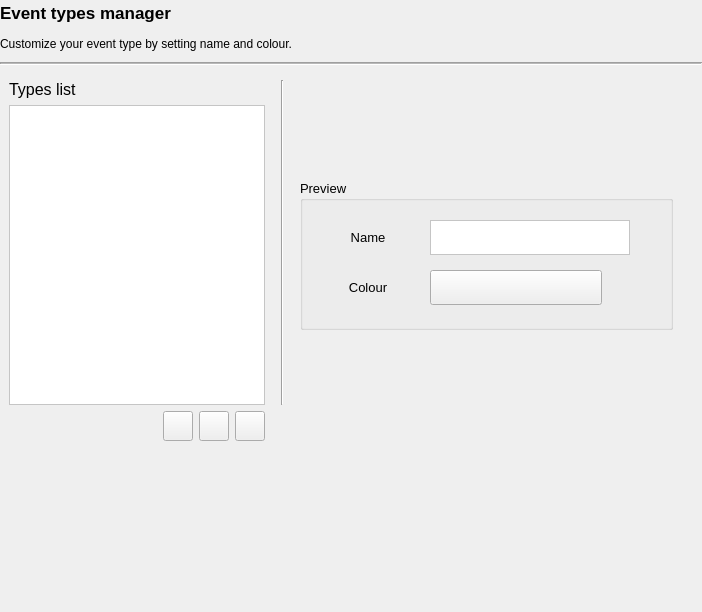
<?xml version="1.0" encoding="UTF-8"?>
<ui version="4.0">
 <class>Form</class>
 <widget class="QWidget" name="Form">
  <property name="geometry">
   <rect>
    <x>0</x>
    <y>0</y>
    <width>702</width>
    <height>612</height>
   </rect>
  </property>
  <property name="windowTitle">
   <string>Form</string>
  </property>
  <layout class="QGridLayout" name="gridLayout">
   <property name="leftMargin">
    <number>0</number>
   </property>
   <property name="topMargin">
    <number>0</number>
   </property>
   <property name="rightMargin">
    <number>0</number>
   </property>
   <property name="bottomMargin">
    <number>0</number>
   </property>
   <item row="2" column="0" colspan="2">
    <widget class="Line" name="line">
     <property name="frameShadow">
      <enum>QFrame::Sunken</enum>
     </property>
     <property name="lineWidth">
      <number>1</number>
     </property>
     <property name="midLineWidth">
      <number>1</number>
     </property>
     <property name="orientation">
      <enum>Qt::Horizontal</enum>
     </property>
    </widget>
   </item>
   <item row="3" column="0" colspan="2">
    <widget class="QScrollArea" name="scrollArea">
     <property name="frameShape">
      <enum>QFrame::NoFrame</enum>
     </property>
     <property name="widgetResizable">
      <bool>true</bool>
     </property>
     <widget class="QWidget" name="scrollAreaWidgetContents">
      <property name="geometry">
       <rect>
        <x>0</x>
        <y>0</y>
        <width>702</width>
        <height>541</height>
       </rect>
      </property>
      <layout class="QGridLayout" name="gridLayout_5">
       <item row="0" column="0">
        <layout class="QGridLayout" name="gridLayout_3" columnstretch="0,0,0,0,0,1,0">
         <item row="1" column="5">
          <layout class="QGridLayout" name="gridLayout_6">
           <item row="0" column="0" colspan="2">
            <spacer name="verticalSpacer_3">
             <property name="orientation">
              <enum>Qt::Vertical</enum>
             </property>
             <property name="sizeHint" stdset="0">
              <size>
               <width>20</width>
               <height>40</height>
              </size>
             </property>
            </spacer>
           </item>
           <item row="2" column="0" colspan="2">
            <spacer name="verticalSpacer_2">
             <property name="orientation">
              <enum>Qt::Vertical</enum>
             </property>
             <property name="sizeHint" stdset="0">
              <size>
               <width>20</width>
               <height>40</height>
              </size>
             </property>
            </spacer>
           </item>
           <item row="1" column="0" colspan="2">
            <widget class="QGroupBox" name="groupBox">
             <property name="minimumSize">
              <size>
               <width>0</width>
               <height>150</height>
              </size>
             </property>
             <property name="maximumSize">
              <size>
               <width>16777215</width>
               <height>150</height>
              </size>
             </property>
             <property name="font">
              <font>
               <pointsize>10</pointsize>
              </font>
             </property>
             <property name="title">
              <string>Preview</string>
             </property>
             <widget class="QLabel" name="label">
              <property name="geometry">
               <rect>
                <x>20</x>
                <y>40</y>
                <width>96</width>
                <height>35</height>
               </rect>
              </property>
              <property name="font">
               <font>
                <pointsize>10</pointsize>
               </font>
              </property>
              <property name="text">
               <string>Name</string>
              </property>
              <property name="alignment">
               <set>Qt::AlignCenter</set>
              </property>
             </widget>
             <widget class="QLabel" name="label_2">
              <property name="geometry">
               <rect>
                <x>20</x>
                <y>90</y>
                <width>96</width>
                <height>35</height>
               </rect>
              </property>
              <property name="font">
               <font>
                <pointsize>10</pointsize>
               </font>
              </property>
              <property name="text">
               <string>Colour</string>
              </property>
              <property name="alignment">
               <set>Qt::AlignCenter</set>
              </property>
             </widget>
             <widget class="QTextEdit" name="typeNameTextEdit">
              <property name="geometry">
               <rect>
                <x>130</x>
                <y>40</y>
                <width>200</width>
                <height>35</height>
               </rect>
              </property>
              <property name="minimumSize">
               <size>
                <width>200</width>
                <height>35</height>
               </size>
              </property>
              <property name="maximumSize">
               <size>
                <width>200</width>
                <height>35</height>
               </size>
              </property>
              <property name="font">
               <font>
                <pointsize>10</pointsize>
               </font>
              </property>
              <property name="styleSheet">
               <string notr="true">background-color: rgb(255,255,255);</string>
              </property>
             </widget>
             <widget class="QPushButton" name="typeColourBtn">
              <property name="geometry">
               <rect>
                <x>130</x>
                <y>90</y>
                <width>172</width>
                <height>35</height>
               </rect>
              </property>
              <property name="minimumSize">
               <size>
                <width>0</width>
                <height>35</height>
               </size>
              </property>
              <property name="maximumSize">
               <size>
                <width>16777215</width>
                <height>35</height>
               </size>
              </property>
              <property name="text">
               <string/>
              </property>
             </widget>
            </widget>
           </item>
          </layout>
         </item>
         <item row="0" column="6" rowspan="2">
          <spacer name="horizontalSpacer_9">
           <property name="orientation">
            <enum>Qt::Horizontal</enum>
           </property>
           <property name="sizeType">
            <enum>QSizePolicy::Fixed</enum>
           </property>
           <property name="sizeHint" stdset="0">
            <size>
             <width>20</width>
             <height>20</height>
            </size>
           </property>
          </spacer>
         </item>
         <item row="0" column="4" rowspan="2">
          <spacer name="horizontalSpacer_8">
           <property name="orientation">
            <enum>Qt::Horizontal</enum>
           </property>
           <property name="sizeType">
            <enum>QSizePolicy::Fixed</enum>
           </property>
           <property name="sizeHint" stdset="0">
            <size>
             <width>10</width>
             <height>20</height>
            </size>
           </property>
          </spacer>
         </item>
         <item row="0" column="3" rowspan="2">
          <widget class="Line" name="line_2">
           <property name="orientation">
            <enum>Qt::Vertical</enum>
           </property>
          </widget>
         </item>
         <item row="0" column="1">
          <widget class="QLabel" name="sectionTitleLabel_1">
           <property name="font">
            <font>
             <pointsize>12</pointsize>
            </font>
           </property>
           <property name="text">
            <string>Types list</string>
           </property>
          </widget>
         </item>
         <item row="1" column="1">
          <widget class="QListWidget" name="typesListWidget">
           <property name="minimumSize">
            <size>
             <width>0</width>
             <height>300</height>
            </size>
           </property>
           <property name="maximumSize">
            <size>
             <width>350</width>
             <height>300</height>
            </size>
           </property>
           <property name="font">
            <font>
             <pointsize>10</pointsize>
            </font>
           </property>
           <property name="styleSheet">
            <string notr="true">background-color: rgb(255,255,255);</string>
           </property>
          </widget>
         </item>
         <item row="2" column="1">
          <layout class="QGridLayout" name="gridLayout_10">
           <item row="0" column="2">
            <widget class="QPushButton" name="removeTypeBtn">
             <property name="minimumSize">
              <size>
               <width>30</width>
               <height>30</height>
              </size>
             </property>
             <property name="maximumSize">
              <size>
               <width>30</width>
               <height>30</height>
              </size>
             </property>
             <property name="text">
              <string/>
             </property>
            </widget>
           </item>
           <item row="0" column="3">
            <widget class="QPushButton" name="editTypeBtn">
             <property name="minimumSize">
              <size>
               <width>30</width>
               <height>30</height>
              </size>
             </property>
             <property name="maximumSize">
              <size>
               <width>30</width>
               <height>30</height>
              </size>
             </property>
             <property name="text">
              <string/>
             </property>
            </widget>
           </item>
           <item row="0" column="1">
            <widget class="QPushButton" name="addTypeBtn">
             <property name="minimumSize">
              <size>
               <width>30</width>
               <height>30</height>
              </size>
             </property>
             <property name="maximumSize">
              <size>
               <width>30</width>
               <height>30</height>
              </size>
             </property>
             <property name="text">
              <string/>
             </property>
            </widget>
           </item>
           <item row="0" column="0">
            <spacer name="horizontalSpacer_10">
             <property name="orientation">
              <enum>Qt::Horizontal</enum>
             </property>
             <property name="sizeHint" stdset="0">
              <size>
               <width>40</width>
               <height>20</height>
              </size>
             </property>
            </spacer>
           </item>
          </layout>
         </item>
         <item row="0" column="2" rowspan="2">
          <spacer name="horizontalSpacer">
           <property name="orientation">
            <enum>Qt::Horizontal</enum>
           </property>
           <property name="sizeType">
            <enum>QSizePolicy::Fixed</enum>
           </property>
           <property name="sizeHint" stdset="0">
            <size>
             <width>10</width>
             <height>20</height>
            </size>
           </property>
          </spacer>
         </item>
        </layout>
       </item>
       <item row="1" column="0">
        <spacer name="verticalSpacer">
         <property name="orientation">
          <enum>Qt::Vertical</enum>
         </property>
         <property name="sizeHint" stdset="0">
          <size>
           <width>20</width>
           <height>40</height>
          </size>
         </property>
        </spacer>
       </item>
      </layout>
     </widget>
    </widget>
   </item>
   <item row="0" column="0" colspan="2">
    <widget class="QLabel" name="settingsTitleLabel">
     <property name="minimumSize">
      <size>
       <width>0</width>
       <height>25</height>
      </size>
     </property>
     <property name="maximumSize">
      <size>
       <width>16777215</width>
       <height>25</height>
      </size>
     </property>
     <property name="font">
      <font>
       <pointsize>13</pointsize>
       <weight>75</weight>
       <bold>true</bold>
      </font>
     </property>
     <property name="text">
      <string>Event types manager</string>
     </property>
    </widget>
   </item>
   <item row="1" column="0" colspan="2">
    <widget class="QLabel" name="settingsDescriptionLabel">
     <property name="minimumSize">
      <size>
       <width>0</width>
       <height>25</height>
      </size>
     </property>
     <property name="maximumSize">
      <size>
       <width>16777215</width>
       <height>25</height>
      </size>
     </property>
     <property name="font">
      <font>
       <pointsize>9</pointsize>
      </font>
     </property>
     <property name="text">
      <string>Customize your event type by setting name and colour.</string>
     </property>
    </widget>
   </item>
  </layout>
 </widget>
 <resources/>
 <connections/>
</ui>
